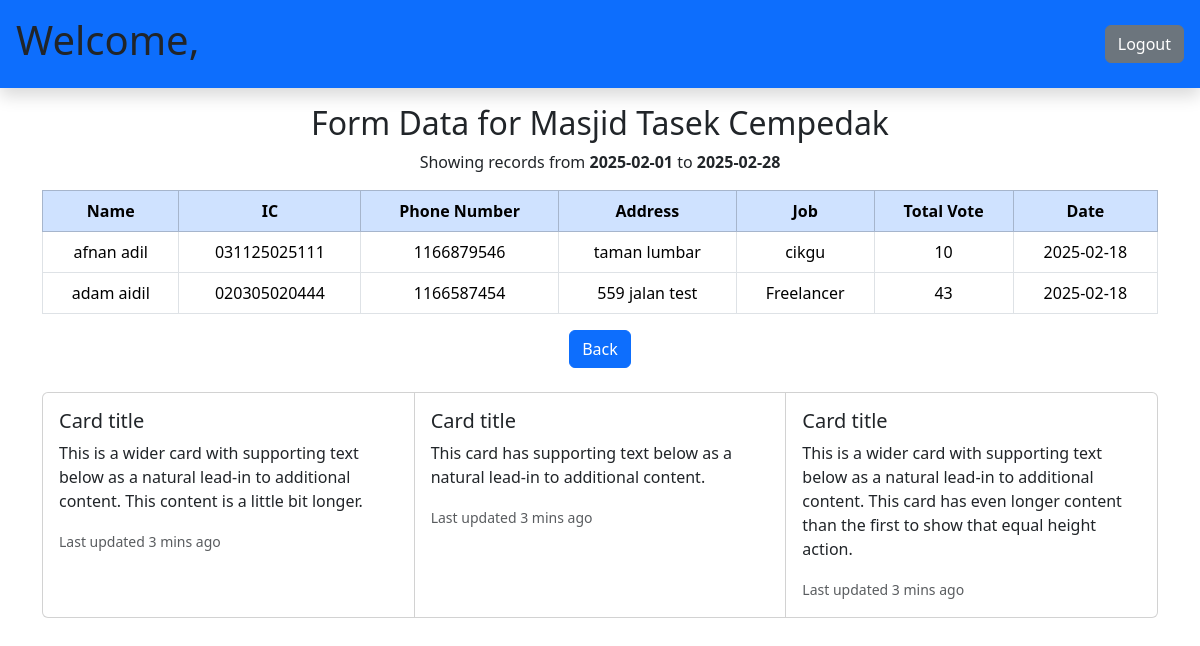
The app's page /backend/form1_JHEPP.php?masjid_id=1 with its own data.
### tables this page shows
CREATE TABLE `masjid` (
  `masjid_id` int(20) NOT NULL,
  `masjid_name` varchar(30) NOT NULL,
  `daerah_id` varchar(20) NOT NULL
);

CREATE TABLE `form` (
  `form_id` int(8) NOT NULL,
  `date` date NOT NULL,
  `name` varchar(50) NOT NULL,
  `ic` varchar(12) NOT NULL,
  `phone_num` int(11) NOT NULL,
  `address` varchar(50) NOT NULL,
  `job` varchar(30) NOT NULL,
  `total_vote` int(4) NOT NULL,
  `role` varchar(50) DEFAULT NULL,
  `status_code` int(1) DEFAULT NULL,
  `reg_date` datetime(6) NOT NULL DEFAULT current_timestamp(6),
  `edit_date` timestamp(6) NOT NULL DEFAULT current_timestamp(6) ON UPDATE current_timestamp(6),
  `verify_id_1` int(8) DEFAULT NULL,
  `verify_id_2` int(8) DEFAULT NULL,
  `verify_id_3` int(8) DEFAULT NULL
);

CREATE TABLE `user` (
  `user_id` int(8) NOT NULL,
  `username` varchar(20) NOT NULL,
  `pswd` varchar(20) NOT NULL,
  `name` varchar(60) NOT NULL,
  `masjid_id` varchar(20) NOT NULL,
  `ic` varchar(30) NOT NULL,
  `phone` int(11) NOT NULL,
  `address` varchar(50) NOT NULL,
  `job` varchar(30) DEFAULT NULL,
  `level_id` int(1) NOT NULL,
  `reg_date` datetime(6) NOT NULL DEFAULT current_timestamp(6),
  `edit_date` timestamp(6) NULL DEFAULT current_timestamp(6) ON UPDATE current_timestamp(6)
);

### backend/form1_JHEPP.php (the view, shortened to what this page needs)
<?php
include('connection.php');
$masjidID = isset($_GET['masjid_id']) ? intval($_GET['masjid_id']) : null;
$firstDay = date('Y-m-01');
$lastDay = date('Y-m-t');
try {
    $stmtMasjid = $conn->prepare("SELECT masjid_name FROM masjid WHERE masjid_id = ?");
    $stmtMasjid->execute([$masjidID]);
    $masjidData = $stmtMasjid->fetch(PDO::FETCH_ASSOC);
    $masjidName = $masjidData['masjid_name'];
    $stmt = $conn->prepare("
        SELECT f.*, u.name, u.ic, u.phone, u.address, u.job, u.masjid_id
        FROM form f
        JOIN user u ON f.ic = u.ic
        WHERE u.masjid_id = ?
        AND f.date BETWEEN ? AND ?
        ORDER BY f.date DESC
    ");
    $stmt->execute([$masjidID, $firstDay, $lastDay]);
    $searchResults = $stmt->fetchAll(PDO::FETCH_ASSOC);
} catch (PDOException $e) {
    die("Error fetching data: " . $e->getMessage());
}
?>
<!DOCTYPE html>
<html lang="en">
<head>
</head>
<body>
<?php require '../include/header.php'; ?>
<div class="text-center mt-3">
    <h2>Form Data for <?php echo htmlspecialchars($masjidName); ?></h2>
    <p>Showing records from <strong><?php echo $firstDay; ?></strong> to <strong><?php echo $lastDay; ?></strong></p>
</div>
    <?php if (!empty($searchResults)): ?>
        <table>
            <thead>
            <div class="table-responsive">
        <table class="table table-bordered text-center">
            <thead class="table-primary text-white">
                <tr>
                    <th>Name</th>
                    <th>IC</th>
                    <th>Phone Number</th>
                    <th>Address</th>
                    <th>Job</th>
                    <th>Total Vote</th>
                    <th>Date</th>
                </thead>
            </thead>
            <tbody>
                <?php foreach ($searchResults as $row): ?>
                    <tr>
                        <td><?php echo htmlspecialchars($row['name']); ?></td>
                        <td><?php echo htmlspecialchars($row['ic']); ?></td>
                        <td><?php echo htmlspecialchars($row['phone']); ?></td>
                        <td><?php echo htmlspecialchars($row['address']); ?></td>
                        <td><?php echo htmlspecialchars($row['job']); ?></td>
                        <td><?php echo htmlspecialchars($row['total_vote']); ?></td>
                        <td><?php echo htmlspecialchars($row['date']); ?></td>
                    </tr>
                <?php endforeach; ?>
            </tbody>
        </table>
    <?php else: ?>
        <p>No records found for <?php echo htmlspecialchars($masjidName); ?> within this month.</p>
    <?php endif; ?>
    <div class="text-center mt-3">
    <button onclick="window.location.href = 'form_JHEPP.php'" class="btn btn-primary">Back</button>
</div>
    <?php require '../include/footer.php'; ?>
</body>
</html>

### records on screen
masjid: masjid_name "Masjid Tasek Cempedak"
form: user.name "afnan adil", user.ic "031125025111", user.phone "1166879546", user.address "taman lumbar", user.job "cikgu", total_vote "10", date "2025-02-18"
form: user.name "adam aidil", user.ic "020305020444", user.phone "1166587454", user.address "559 jalan test", user.job "Freelancer", total_vote "43", date "2025-02-18"
